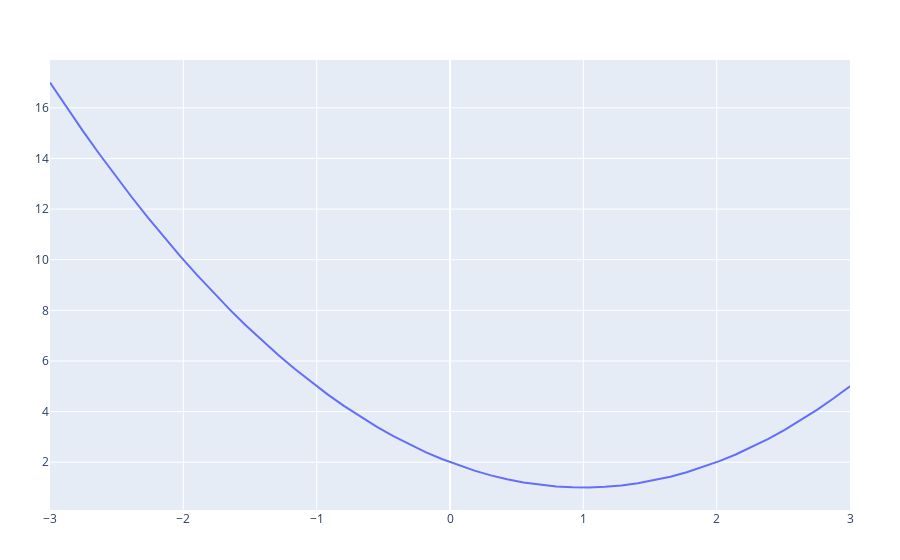

Here is the notebook cell this chart was saved with:
### Code cell
f(x) = x^2 - 2x + 2
plot(f, -3, 3)
